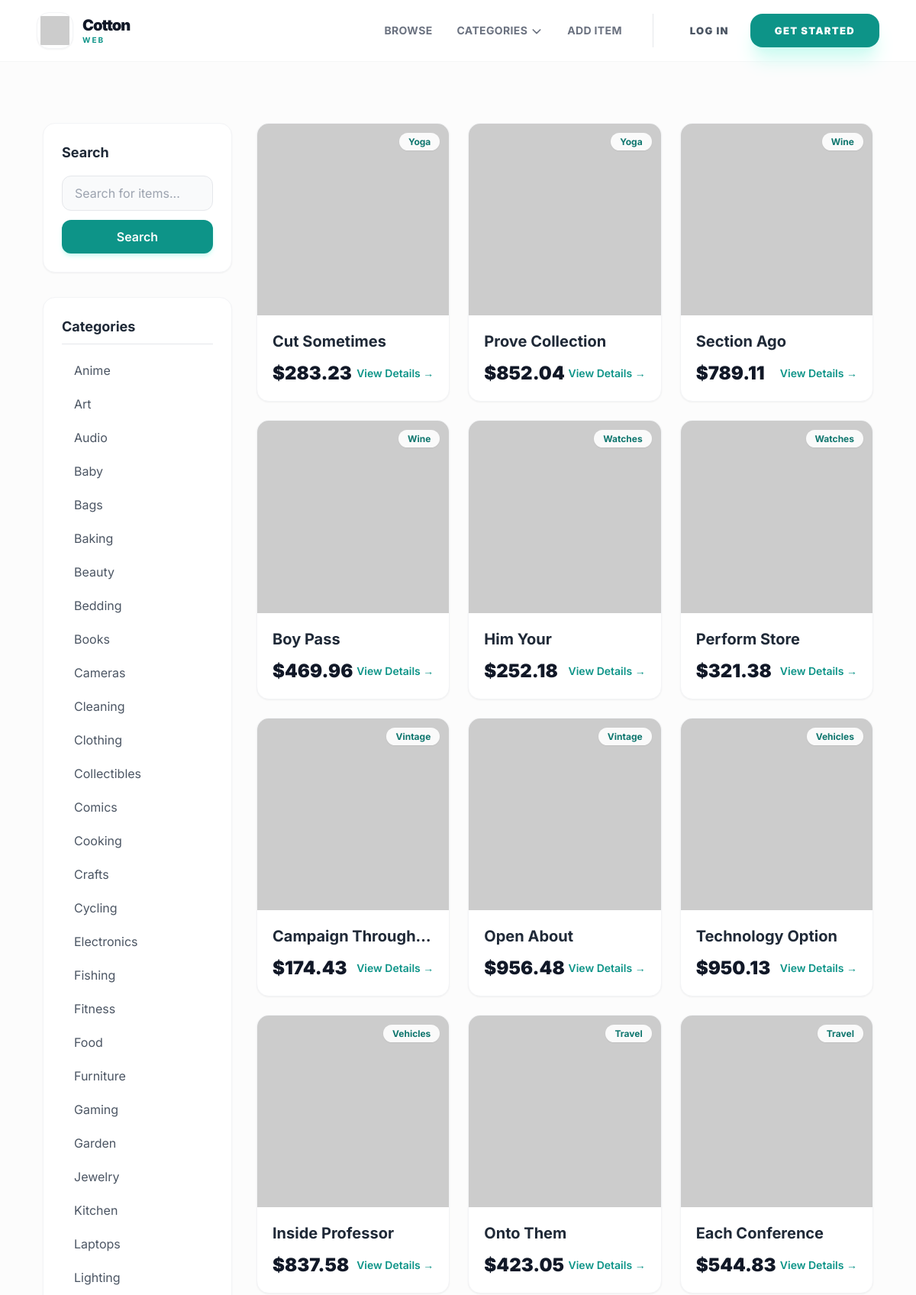
The app's page /items/ (upper part) with its own data.
### item/models.py (models this page shows, shortened)
class Category(models.Model):
    name = models.CharField(max_length=200)
    class Meta:
        verbose_name_plural = 'Categories'
        ordering = ('name',)

class Item(models.Model):
    category = models.ForeignKey(
        Category,
        related_name='items',
        on_delete=models.CASCADE,
    )
    user = models.ForeignKey(
        settings.AUTH_USER_MODEL,
        related_name='items',
        on_delete=models.CASCADE,
    )
    name = models.CharField(max_length=100)
    description = models.TextField(blank=True, null=True)
    price = models.FloatField()
    image = models.ImageField(upload_to='item_images', blank=True, null=True)
    is_sold = models.BooleanField(default=False, db_index=True)
    created_at = models.DateTimeField(auto_now_add=True, db_index=True)

### item/views.py (the view)
# urls.py: path('', views.items, name='items'),
def items(request):
    query = request.GET.get('query', '')
    category_id = request.GET.get('category', 0)
    categories = cache.get_or_set('all_categories', Category.objects.all(), 3600)
    items_list = (
        Item.objects.filter(is_sold=False)
        .select_related('category', 'user')
        .order_by('-created_at')
    )
    if category_id and int(category_id) != 0:
        items_list = items_list.filter(category_id=category_id)
    if query:
        items_list = items_list.filter(
            Q(name__icontains=query) | Q(description__icontains=query)
        )
    paginator = Paginator(items_list, 12)
    page_number = request.GET.get('page')
    page_obj = paginator.get_page(page_number)
    return render(request, 'item/items.html', {
        'items': page_obj,
        'query': query,
        'categories': categories,
        'category_id': int(category_id),
    })

### core/context_processors.py (called while the page is built)
def categories(request):
    return {
        'all_categories': Category.objects.all()
    }

def is_seller(request):
    if request.user.is_authenticated:
        return {
            'is_seller': request.user.user_type == 'Seller'
        }
    return {'is_seller': False}

def notification_count(request):
    if request.user.is_authenticated:
        count = Notification.objects.filter(
            user=request.user,
            is_read=False
        ).count()
        return {'unread_notification_count': count}
    return {'unread_notification_count': 0}

### item/templates/item/items.html (shortened to what this page needs)
{% extends "core/base.html" %}
{% block content %}
<div class="max-w-7xl mx-auto px-4 sm:px-6 lg:px-8 py-8">
    <div class="grid grid-cols-1 md:grid-cols-4 gap-8">
        <div class="col-span-1 space-y-8">
            <div class="bg-white p-6 rounded-2xl shadow-sm border border-gray-100">
                <p class="font-bold text-gray-800 mb-4 text-lg">Search</p>
                <form method="get" action="{% url 'item:items' %}" class="space-y-3">
                    <input name="query"
                           class="w-full py-3 px-4 bg-gray-50 border border-gray-200 rounded-xl focus:ring-2 focus:ring-teal-500 focus:outline-none transition"
                           type="text"
                           value="{{ query }}"
                           placeholder="Search for items...">
                    <button class="w-full py-3 bg-teal-600 hover:bg-teal-700 text-white font-semibold rounded-xl transition shadow-md shadow-teal-100">
                        Search
                    </button>
                </form>
            </div>
            <div class="bg-white p-6 rounded-2xl shadow-sm border border-gray-100">
                <p class="font-bold text-gray-800 mb-4 text-lg border-b pb-2">Categories</p>
                <ul class="space-y-2">
                    {% for category in categories %}
                        <li>
                            <a href="{% url 'item:items' %}?query={{ query }}&category={{ category.id }}"
                               class="block py-2 px-4 rounded-lg transition {% if category.id == category_id %}bg-teal-50 text-teal-700 font-bold border-l-4 border-teal-600{% else %}text-gray-600 hover:bg-gray-50 hover:text-teal-600{% endif %}">
                                {{ category.name }}
                            </a>
                        </li>
                    {% endfor %}
                </ul>
            </div>
        </div>
        <div class="col-span-1 md:col-span-3">
            <div class="grid grid-cols-1 sm:grid-cols-2 lg:grid-cols-3 gap-6">
                {% for item in items %}
                    <div class="group bg-white rounded-2xl shadow-sm border border-gray-100 overflow-hidden hover:shadow-xl transition-all duration-300 transform hover:-translate-y-1">
                        <a href="{% url 'item:detail' item.id %}">
                            <div class="aspect-square overflow-hidden relative bg-gray-100">
                                {% if item.image %}
                                    <img src="{{ item.image.url }}"
                                         alt="{{ item.name }}"
                                         loading="lazy"
                                         class="w-full h-full object-cover group-hover:scale-110 transition duration-500">
                                {% else %}
                                    <img src="https://picsum.photos/seed/{{ item.id }}/400/400"
                                         alt="{{ item.name }}"
                                         loading="lazy"
                                         class="w-full h-full object-cover group-hover:scale-110 transition duration-500">
                                {% endif %}
                                <div class="absolute top-3 right-3">
                                    <span class="bg-white/90 backdrop-blur px-3 py-1 rounded-full text-xs font-bold text-teal-700 shadow-sm">
                                        {{ item.category.name }}
                                    </span>
                                </div>
                            </div>
                            <div class="p-5">
                                <h2 class="text-xl font-bold text-gray-800 group-hover:text-teal-600 transition truncate">{{ item.name }}</h2>
                                <div class="mt-3 flex items-center justify-between">
                                    <p class="text-2xl font-black text-gray-900">${{ item.price }}</p>
                                    <span class="text-sm text-teal-600 font-semibold group-hover:underline">View Details →</span>
                                </div>
                            </div>
                        </a>
                    </div>
                {% empty %}
                    <div class="col-span-full py-20 text-center">
                        <p class="text-gray-400 text-xl italic">No items found matching your criteria.</p>
                    </div>
                {% endfor %}
            </div>
        </div>
    </div>
</div>
{% endblock content %}

### core/templates/core/base.html (style rules this page uses)
body { font-family: 'Inter', sans-serif; scroll-behavior: smooth; }

### records on screen
Category: name "Anime"
Category: name "Art"
Category: name "Audio"
Category: name "Baby"
Category: name "Bags"
Category: name "Baking"
Category: name "Beauty"
Category: name "Bedding"
Category: name "Books"
Category: name "Cameras"
Category: name "Cleaning"
Category: name "Clothing"
Category: name "Collectibles"
Category: name "Comics"
Category: name "Cooking"
Category: name "Crafts"
Category: name "Cycling"
Category: name "Electronics"
Category: name "Fishing"
Category: name "Fitness"
Category: name "Food"
Category: name "Furniture"
Category: name "Gaming"
Category: name "Garden"
Category: name "Jewelry"
Category: name "Kitchen"
Category: name "Laptops"
Category: name "Lighting"
Item: category.name "Yoga", name "Cut Sometimes", price "283.23"
Item: category.name "Yoga", name "Prove Collection", price "852.04"
Item: category.name "Wine", name "Section Ago", price "789.11"
Item: category.name "Wine", name "Boy Pass", price "469.96"
Item: category.name "Watches", name "Him Your", price "252.18"
Item: category.name "Watches", name "Perform Store", price "321.38"
Item: category.name "Vintage", name "Campaign Through…", price "174.43"
Item: category.name "Vintage", name "Open About", price "956.48"
Item: category.name "Vehicles", name "Technology Option", price "950.13"
Item: category.name "Vehicles", name "Inside Professor", price "837.58"
Item: category.name "Travel", name "Onto Them", price "423.05"
Item: category.name "Travel", name "Each Conference", price "544.83"
